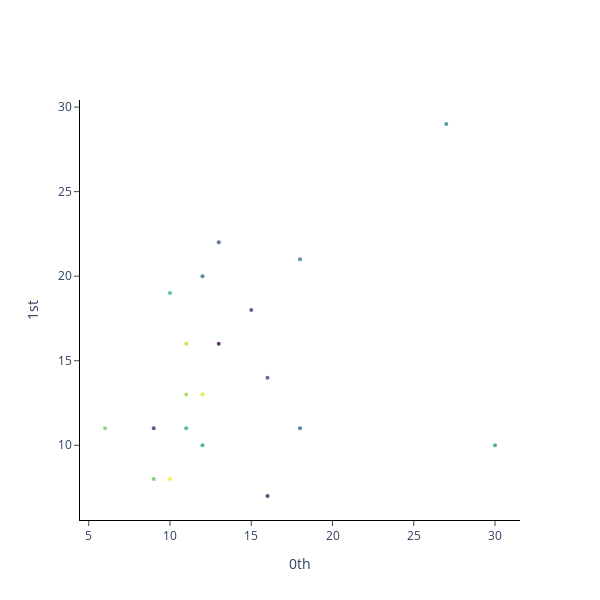

Notebook source saved alongside this figure:
### Markdown cell above
# Embedding the Data

### Code cell
from gtda.time_series import SingleTakensEmbedding
from gtda.plotting import plot_point_cloud

#Define axes as how many dimensions you want the embedded data 
axes = 2

#Embedding the data
embedder_periodic = SingleTakensEmbedding(
    parameters_type = "fixed", n_jobs = 2, time_delay = 8, dimension = axes, stride = 10,)

embedded_data = embedder_periodic.fit_transform(data[:,0,0,0])

#Comparing length of data to embedded data
print('Number of Data Points: ', len(data[:,0,0,0]))
print('Number of Embedded Data Points: ', len(embedded_data))
print("Shape of embedded time series:", embedded_data.shape)

#Plotting embedded data
plot_point_cloud(embedded_data)

### Figure 1 — Plotly figure (JSON) as saved in the notebook; plotly's stock layout.template omitted (floating-point values rounded to 4 significant figures)
{"data": [{"marker": {"color": [0, 1, 2, 3, 4, 5, 6, 7, 8, 9, 10, 11, 12, 13, 14, 15, 16, 17, 18, 19], "colorscale": [[0, "#440154"], [0.1111, "#482878"], [0.2222, "#3e4989"], [0.3333, "#31688e"], [0.4444, "#26828e"], [0.5556, "#1f9e89"], [0.6667, "#35b779"], [0.7778, "#6ece58"], [0.8889, "#b5de2b"], [1, "#fde725"]], "opacity": 0.8, "size": 4}, "mode": "markers", "type": "scatter", "x": [13, 16, 9, 15, 16, 13, 18, 12, 18, 27, 30, 12, 11, 10, 9, 6, 11, 11, 12, 10], "y": [16, 7, 11, 18, 14, 22, 11, 20, 21, 29, 10, 10, 11, 19, 8, 11, 13, 16, 13, 8]}], "layout": {"height": 600, "plot_bgcolor": "white", "width": 600, "xaxis": {"anchor": "x", "exponentformat": "e", "linecolor": "black", "linewidth": 1, "mirror": false, "showexponent": "all", "showline": true, "side": "bottom", "ticks": "outside", "title": {"text": "0th"}, "type": "linear", "zeroline": true}, "yaxis": {"anchor": "y", "exponentformat": "e", "linecolor": "black", "linewidth": 1, "mirror": false, "showexponent": "all", "showline": true, "side": "left", "ticks": "outside", "title": {"text": "1st"}, "type": "linear", "zeroline": true}}}
